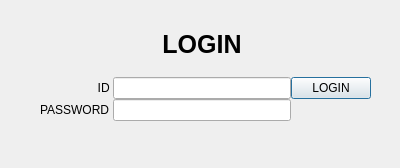
<?xml version="1.0" encoding="UTF-8"?>
<ui version="4.0">
 <class>Dialog</class>
 <widget class="QDialog" name="Dialog">
  <property name="geometry">
   <rect>
    <x>0</x>
    <y>0</y>
    <width>400</width>
    <height>168</height>
   </rect>
  </property>
  <property name="windowTitle">
   <string>Dialog</string>
  </property>
  <widget class="QWidget" name="gridLayoutWidget">
   <property name="geometry">
    <rect>
     <x>40</x>
     <y>30</y>
     <width>331</width>
     <height>91</height>
    </rect>
   </property>
   <layout class="QGridLayout" name="gridLayout">
    <property name="bottomMargin">
     <number>0</number>
    </property>
    <property name="spacing">
     <number>0</number>
    </property>
    <item row="2" column="0">
     <widget class="QLabel" name="label_3">
      <property name="text">
       <string>PASSWORD </string>
      </property>
     </widget>
    </item>
    <item row="1" column="0">
     <widget class="QLabel" name="label_2">
      <property name="text">
       <string>ID </string>
      </property>
      <property name="alignment">
       <set>Qt::AlignRight|Qt::AlignTrailing|Qt::AlignVCenter</set>
      </property>
     </widget>
    </item>
    <item row="0" column="1">
     <widget class="QLabel" name="login">
      <property name="font">
       <font>
        <pointsize>19</pointsize>
        <weight>75</weight>
        <bold>true</bold>
       </font>
      </property>
      <property name="text">
       <string>LOGIN</string>
      </property>
      <property name="alignment">
       <set>Qt::AlignHCenter|Qt::AlignTop</set>
      </property>
     </widget>
    </item>
    <item row="1" column="2">
     <widget class="QPushButton" name="loginButton">
      <property name="text">
       <string>LOGIN</string>
      </property>
     </widget>
    </item>
    <item row="1" column="1">
     <widget class="QLineEdit" name="idText"/>
    </item>
    <item row="2" column="1">
     <widget class="QLineEdit" name="passwordText">
      <property name="echoMode">
       <enum>QLineEdit::Password</enum>
      </property>
     </widget>
    </item>
   </layout>
  </widget>
  <widget class="QLabel" name="warning">
   <property name="geometry">
    <rect>
     <x>110</x>
     <y>130</y>
     <width>131</width>
     <height>16</height>
    </rect>
   </property>
   <property name="font">
    <font>
     <weight>75</weight>
     <bold>true</bold>
    </font>
   </property>
   <property name="text">
    <string/>
   </property>
  </widget>
 </widget>
 <resources/>
 <connections/>
</ui>
